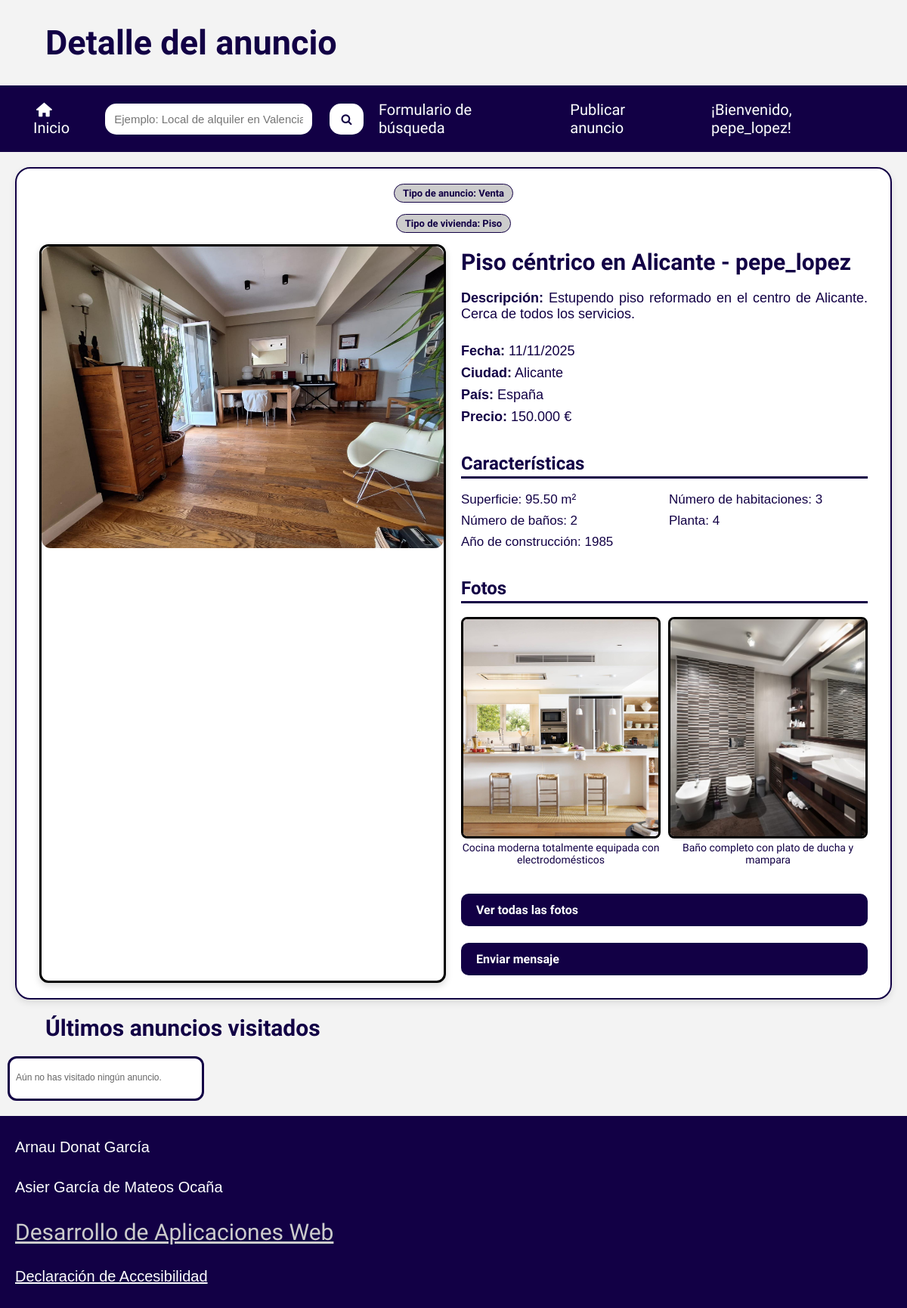
The page /anuncio.php?id=1 (signed in) on the database its author committed.
### tables this page shows
CREATE TABLE `anuncios` (
  `IdAnuncio` int(11) NOT NULL,
  `TAnuncio` smallint(6) NOT NULL,
  `TVivienda` smallint(6) NOT NULL,
  `FPrincipal` varchar(255) DEFAULT NULL,
  `Alternativo` varchar(255) NOT NULL,
  `Titulo` varchar(255) NOT NULL,
  `Precio` decimal(10,2) NOT NULL,
  `Texto` text NOT NULL,
  `Ciudad` varchar(255) NOT NULL,
  `Pais` int(11) NOT NULL,
  `Superficie` decimal(10,2) NOT NULL,
  `NHabitaciones` int(11) NOT NULL,
  `NBanyos` int(11) NOT NULL,
  `Planta` int(11) NOT NULL,
  `Anyo` int(11) NOT NULL,
  `FRegistro` timestamp NOT NULL DEFAULT current_timestamp(),
  `Usuario` int(11) NOT NULL
);

CREATE TABLE `fotos` (
  `IdFoto` int(11) NOT NULL,
  `Titulo` varchar(255) DEFAULT NULL,
  `Foto` varchar(255) NOT NULL,
  `Alternativo` varchar(255) NOT NULL,
  `Anuncio` int(11) NOT NULL
);

### anuncio.php (the view, shortened to what this page needs)
<?php
$id = (int)$_GET['id'];
$config = parse_ini_file('config.ini');
@$mysqli = new mysqli($config['Server'], $config['User'], $config['Password'], $config['Database']);
$anuncio = [];
$fotos = [];
$caracteristicas = [];
$sqlAnuncios = "SELECT
    A.IdAnuncio,
    TA.NomTAnuncio AS TipoAnuncio,
    TV.NomTVivienda AS TipoVivienda,
    A.Titulo,
    A.Texto,
    A.Precio,
    A.Ciudad,
    P.NomPais,
    A.FPrincipal,
    A.Alternativo,
    A.FRegistro,
    A.Superficie,
    A.NHabitaciones,
    A.NBanyos,
    A.Planta,
    A.Anyo,
    U.NomUsuario AS NomUsuario,
    F.IdFoto,
    F.Titulo AS TituloFoto,
    F.Foto AS RutaFoto,
    F.Alternativo AS AlternativoFoto
FROM ANUNCIOS A
JOIN USUARIOS U ON A.Usuario = U.IdUsuario
JOIN PAISES P ON A.Pais = P.IdPais
JOIN TIPOSANUNCIOS TA ON A.TAnuncio = TA.IdTAnuncio
JOIN TIPOSVIVIENDAS TV ON A.TVivienda = TV.IdTVivienda
LEFT JOIN FOTOS F ON A.IdAnuncio = F.Anuncio
WHERE A.IdAnuncio = ?";
if ($stmt = $mysqli->prepare($sqlAnuncios)) {
    $stmt->bind_param("i", $id);
    $stmt->execute();
    $res = $stmt->get_result();
    while ($row = $res->fetch_assoc()) {
        $anuncio = [
            'IdAnuncio' => $row['IdAnuncio'],
            'TipoAnuncio' => $row['TipoAnuncio'],
            'TipoVivienda' => $row['TipoVivienda'],
            'Titulo' => $row['Titulo'],
            'Texto' => $row['Texto'],
            'Precio' => $row['Precio'],
            'Ciudad' => $row['Ciudad'],
            'NomPais' => $row['NomPais'],
            'FPrincipal' => './img/' . $row['FPrincipal'],
            'Alternativo' => $row['Alternativo'],
            'FRegistro' => $row['FRegistro'],
            'Usuario' => $row['NomUsuario'],
            'Superficie' => $row['Superficie'],
            'NHabitaciones' => $row['NHabitaciones'],
            'NBanyos' => $row['NBanyos'],
            'Planta' => $row['Planta'],
            'Anyo' => $row['Anyo'],
        ];
        $caracteristicas = [
            'Superficie' => 'Superficie: ' . $row['Superficie'] . ' m²',
            'Habitaciones' => 'Número de habitaciones: ' . $row['NHabitaciones'],
            'Banyos' => 'Número de baños: ' . $row['NBanyos'],
            'Planta' => 'Planta: ' . $row['Planta'],
            'Anyo' => 'Año de construcción: ' . $row['Anyo'],
        ];
        if ($row['RutaFoto']) {
            $fotos[] = [
                'IdFoto' => $row['IdFoto'],
                'Titulo' => $row['TituloFoto'],
                'Foto' => './img/' . $row['RutaFoto'],
                'Alternativo' => $row['AlternativoFoto'],
            ];
        }
    }
}
require 'cabecera.php';
?>
        <section id="anuncioDetalle">
            <h2 class="pill">Tipo de anuncio: <?= htmlspecialchars($anuncio['TipoAnuncio']) ?></h2>
            <h2 class="pill">Tipo de vivienda: <?= htmlspecialchars($anuncio['TipoVivienda']) ?></h2>
            <picture class="anuncio-hero">
                <img src="<?= htmlspecialchars($anuncio['FPrincipal']) ?>" alt="<?= htmlspecialchars($anuncio['Alternativo']) ?>">
            </picture>
            <h2 class="anuncio-titulo"><?= htmlspecialchars($anuncio['Titulo']) . ' - ' . htmlspecialchars($anuncio['Usuario'])?></h2>
            <p class="anuncio-descripcion">
                <strong>Descripción:</strong> <?= htmlspecialchars($anuncio['Texto']) ?>
            </p>
            <ul class="meta-list">
                <li><strong>Fecha:</strong> <?= date('d/m/Y', strtotime($anuncio['FRegistro'])) ?></li>
                <li><strong>Ciudad:</strong> <?= htmlspecialchars($anuncio['Ciudad']) ?></li>
                <li><strong>País:</strong> <?= htmlspecialchars($anuncio['NomPais']) ?></li>
                <li class="precio"><strong>Precio:</strong> <?= number_format($anuncio['Precio'], 0, ',', '.') ?> €</li>
            </ul>
            <h3>Características</h3>
            <ul class="ficha">
                <?php foreach ($caracteristicas as $c): ?>
                    <li><?= htmlspecialchars($c) ?></li>
                <?php endforeach; ?>
            </ul>
            <h3>Fotos</h3>
            <section class="anuncio-galeria">
                <?php
                    $contador = 0;
                    foreach ($fotos as $fotoData):
                        if ($contador >= 2) break;
                ?>
                    <figure>
                        <img src="<?= htmlspecialchars($fotoData['Foto']) ?>" alt="<?= htmlspecialchars($fotoData['Alternativo']) ?>">
                        <figcaption><?= htmlspecialchars($fotoData['Alternativo']) ?></figcaption>
                    </figure>
                <?php
                        $contador++;
                    endforeach;
            ?>
            </section>
            <a class="btn" href="./anuncioFotos.php?id=<?= urlencode($id) ?>">Ver todas las fotos</a>
            <a class="btn" href="./mensaje.php?id=<?= urlencode($id) ?>">Enviar mensaje</a>
        </section>
<?php
require 'pie.php';
?>

### estilos/minimum.css (style rules this page uses)
* { padding: 0; margin: 0; box-sizing: border-box; }
html { font-size: 10px; background-color: var(--fondo); --fondo: #f3f3f3; --fondo2: #cccccc; --titulos: #120045; }

### estilos/maximum.css (style rules this page uses)
* { padding: 0; margin: 0; box-sizing: border-box; }
html { font-size: 10px; background-color: var(--fondo); --fondo: #f3f3f3; --fondo2: #cccccc; --titulos: #120045; }

### estilos/medium.css (style rules this page uses)
* { padding: 0; margin: 0; box-sizing: border-box; }
html { font-size: 10px; background-color: var(--fondo); --fondo: #f3f3f3; --fondo2: #cccccc; --titulos: #120045; }

### estilos/dark.css (style rules this page uses)
html { background-color: var(--fondo); --fondo: #241f1f; --fondo2: #383131; --titulos: #9892aa; }

### estilos/contrast.css (style rules this page uses)
html { background-color: var(--fondo); --fondo: #ffffff; --fondo2: #ffffff; --titulos: #000a52; --contrasteFondo: #000a52; }

### estilos/big.css (style rules this page uses)
html { font-size: 15px; }

### estilos/contrast-big.css (style rules this page uses)
html { background-color: var(--fondo); --fondo: #ffffff; --fondo2: #ffffff; --titulos: #000a52; --contrasteFondo: #000a52; font-size: 15px; }

### estilos/print.css (style rules this page uses)
* { -webkit-print-color-adjust: exact; print-color-adjust: exact; }

### rows shown on the page
anuncios: shows a picture, fotos.Alternativo "Cocina moderna totalmente equipada con electrodomésticos", fotos.Alternativo "Baño completo con plato de ducha y mampara"

### other values the page prints
$encabezado "Detalle del anuncio"
$username "pepe_lopez"
$anuncio['TipoAnuncio'] "Venta"
$anuncio['TipoVivienda'] "Piso"
$anuncio['Titulo'] "Piso céntrico en Alicante"
$anuncio['Usuario'] "pepe_lopez"
$anuncio['Texto'] "Estupendo piso reformado en el centro de Alicante. Cerca de todos los servicios."
date('d/m/Y', strtotime($anuncio['FRegistro'])) "11/11/2025"
$anuncio['Ciudad'] "Alicante"
$anuncio['NomPais'] "España"
$anuncio['Precio'] "150.000"
$c "Superficie: 95.50 m²"
$c "Número de habitaciones: 3"
$c "Número de baños: 2"
$c "Planta: 4"
